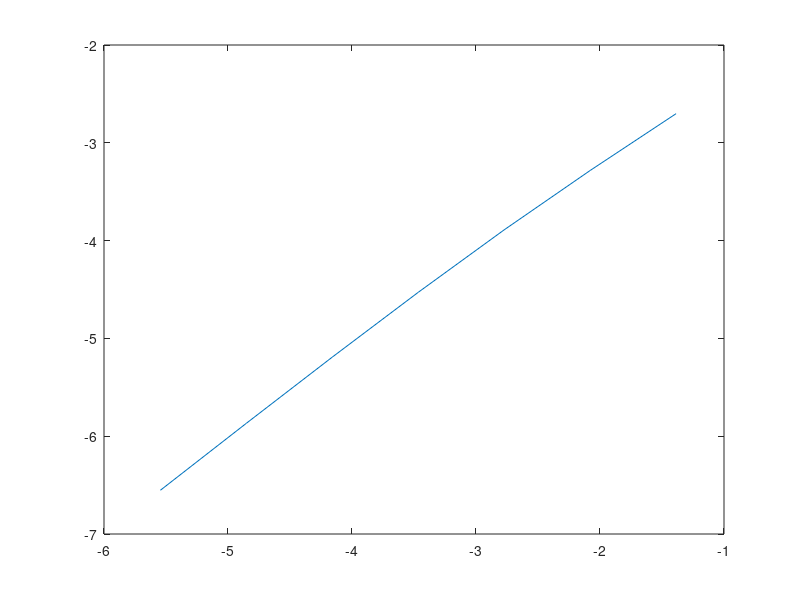
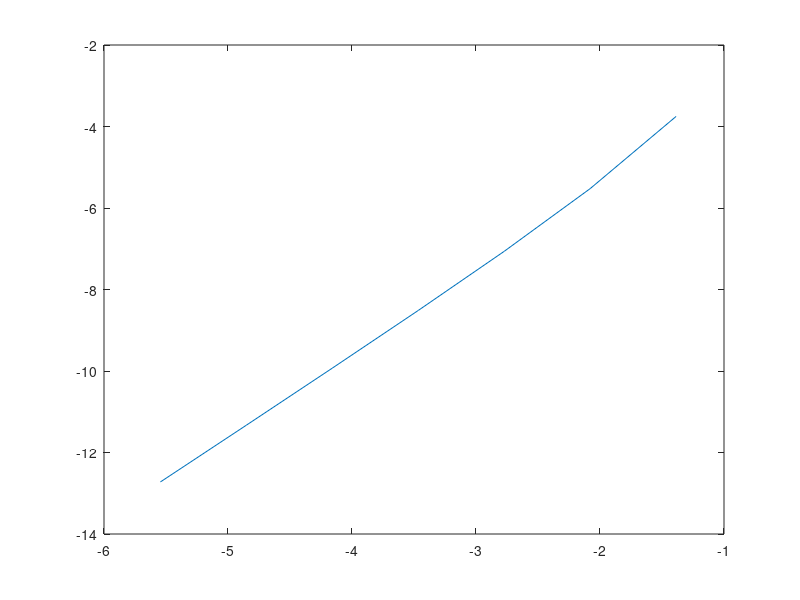

MATLAB code to generate these figures, in order: (Note: this script raises an error after producing the figures.)
% Homework MATLAB template file
% Your main file should be named "solution.m" and it should be saved as UTF-8 file.

function [consoleout, A1, A2, A3, A4, A5, A6, A7, A8, A9, A10, A11, A12, A13, A14, A15] = solution()
 [consoleout, A1, A2, A3, A4, A5, A6, A7, A8, A9, A10, A11, A12, A13, A14, A15] = evalc('student_solution(0)'); 
end

function [A1, A2, A3, A4, A5, A6, A7, A8, A9, A10, A11, A12, A13, A14, A15] = student_solution(dummy_argument)
    % Problem 1
    % (a)
    
    y = @(t) pi*exp(3*(cos(t) - 1))/sqrt(2);
    f = @(t, y) -3*y*sin(t);
    y_true(1) = y(0);
    y_num(1) = y(0);
    dt = 2.^(-[2:8]);
    eidx = 1;
    for i = dt
        t = [0:i:5];
        lg = length(t);
        for j = 2:lg
            y_true(j) = y(t(j));
            y_num(j) = y_num(j - 1) + i * f(t(j - 1), y_num(j - 1));
        end
        E(eidx) = mean(abs(y_true - y_num));
        eidx = eidx + 1;
    end
    figure; plot(log(dt), log(E));
    p1 = polyfit(log(dt), log(E),1);
    A1 = y_num';
    A2 = E;
    A3 = p1(1);
    % (b)
            
    y = @(t) pi*exp(3*(cos(t) - 1))/sqrt(2);
    f = @(t, y) -3*y*sin(t);
    y_true_2(1) = y(0);
    y_num_2(1) = y(0);
    dt = 2.^(-[2:8]);
    eidx = 1;
    for i = dt
        t = [0:i:5];
        lg = length(t);
        for j = 2:lg
            y_true_2(j) = y(t(j));
            y_num_2(j) = y_num_2(j-1)+(i/2)*(f(t(j-1), y_num_2(j-1)) + f((t(j-1)+i), (y_num_2(j-1)+i*f(t(j-1), y_num_2(j-1)))));
        end
        E(eidx) = mean(abs(y_true_2 - y_num_2));
        eidx = eidx + 1;
    end
    figure; plot(log(dt), log(E));
    p2 = polyfit(log(dt), log(E),1);
    A4 = y_num_2';
    A5 = E;
    A6 = p2(1);
    % Problem 2
    % (a)
    
    eps = [0.1, 1, 20];
    tp = [0:0.5:32];
    y0 = [sqrt(3); 1];
    index = 1;
    for modes = eps
        [t, y] = ode45(@(t,y) polfun(t, y, modes), tp, y0);
        ans_1(:, index) = y(:, 1);
        index = index + 1;
    end
    A7 = ans_1;
    % (b)
    
    tp = [0, 32];
    eps = 1;
    y0 = [2; pi^2];
    TOL = 10.^(-[4:10]);
    index = 1;
    for i = TOL
        options = odeset('RelTol', i, 'AbsTol', i);
        [T45, Y45] = ode45(@(t,y) polfun(t, y, eps), tp, y0, options);
        [T23, Y23] = ode23(@(t,y) polfun(t, y, eps), tp, y0, options);
        [T113, Y113] = ode113(@(t,y) polfun(t, y, eps), tp, y0, options);
        average45(index) = mean(diff(T45));
        average23(index) = mean(diff(T23));
        average113(index) = mean(diff(T113));
        index = index + 1;
    end
    figure; plot(log(average45), log(TOL));
    figure; plot(log(average23), log(TOL));
    figure; plot(log(average113), log(TOL));
    p45 = polyfit(log(average45), log(TOL),1);
    p23 = polyfit(log(average23), log(TOL),1);
    p113 = polyfit(log(average113), log(TOL),1);
    A8 = p45(1);
    A9 = p23(1);
    A10 = p113(1);
    % Problem 3
    
    a1 = 0.05;
    a2 = 0.25;
    b = 0.01;
    c = 0.01;
    I = 0.1;
    t = [0:0.5:100];
    d12 = 0; d21 = 0;
    init = [0.1, 0.1, 0, 0];
    [t, y1] = ode15s(@(t, Y) fizint(t, Y, a1, a2, b, c, I, d12, d21), t, init);
    d12 = 0; d21 = 0.2;
    [t, y2] = ode15s(@(t, Y) fizint(t, Y, a1, a2, b, c, I, d12, d21), t, init);
    d12 = -0.1; d21 = 0.2;
    [t, y3] = ode15s(@(t, Y) fizint(t, Y, a1, a2, b, c, I, d12, d21), t, init);
    d12 = -0.3; d21 = 0.2;
    [t, y4] = ode15s(@(t, Y) fizint(t, Y, a1, a2, b, c, I, d12, d21), t, init);
    d12 = -0.5; d21 = 0.2;
    [t, y5] = ode15s(@(t, Y) fizint(t, Y, a1, a2, b, c, I, d12, d21), t, init);
    A11 = y1;
    A12 = y2;
    A13 = y3;
    A14 = y4;
    A15 = y5;
end

% your extra functions, if you need them, can be in another files (don't forget to upload them too!)